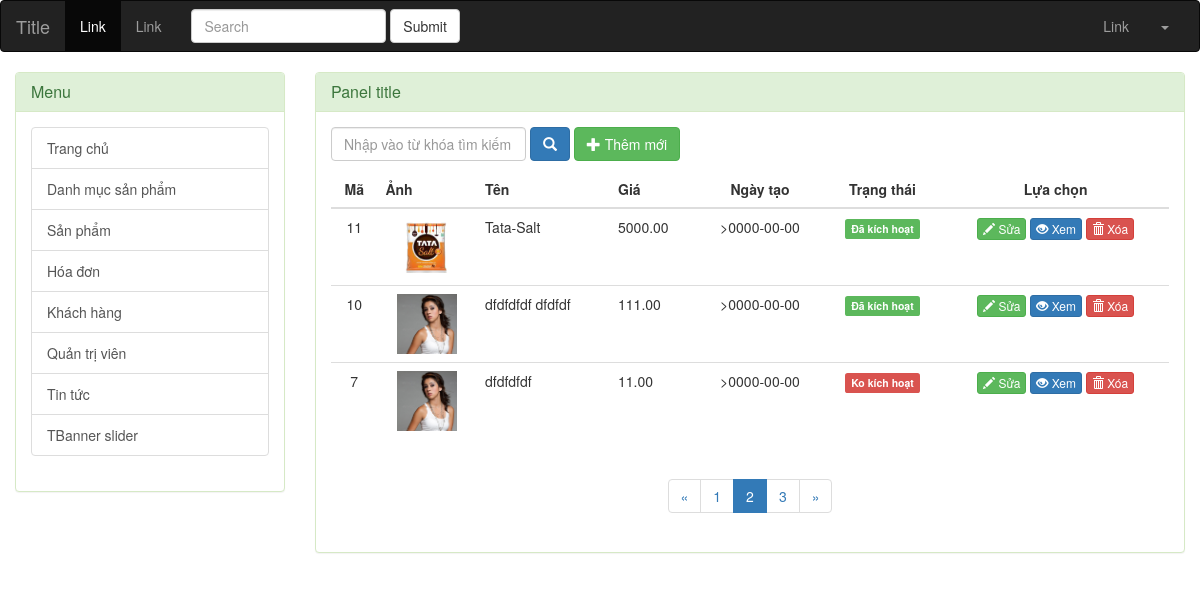
/admin/index.php?controller=san-pham&trang=2, run on the app's committed database.
### tables this page shows
CREATE TABLE `san_pham` (
  `Ma_sp` int(11) NOT NULL,
  `Ten_sp` varchar(255) NOT NULL,
  `Ma_dm` int(11) NOT NULL,
  `Anh_ap` varchar(255) DEFAULT NULL,
  `Mo_ta` text,
  `Gia_sp` decimal(10,2) DEFAULT NULL,
  `Gia_km` decimal(10,2) DEFAULT NULL,
  `Ngay_tao` date DEFAULT NULL,
  `Trang_thai` smallint(1) DEFAULT '1'
);

### admin/modules/san-pham/danh-sach.php (the view, shortened to what this page needs)
<?php
$ketqua1 = mysqli_query($conn,"SELECT * FROM san_pham");
$tong_so_dong = mysqli_num_rows($ketqua1);
$so_dong_tren_trang = 3;
$so_trang = ceil($tong_so_dong/$so_dong_tren_trang);
$trang_hien_tai = !empty($_GET['trang']) ? $_GET['trang'] : 1;
$bat_dau = ($trang_hien_tai - 1) * $so_dong_tren_trang;
$ketqua = mysqli_query($conn,"SELECT * FROM san_pham Order By Ma_sp DESC LIMIT $bat_dau,$so_dong_tren_trang");
?>
<div class="producs">
	<div class="panel panel-success">
		<div class="panel-heading">
			<h3 class="panel-title">Panel title</h3>
		</div>
		<div class="panel-body">
		<form action="" method="POST" class="form-inline" role="form">
			<div class="form-group">
				<input type="text" class="form-control" name="tu_khoa" placeholder="Nhập vào từ khóa tìm kiếm">
			</div>
			<button type="submit" class="btn btn-primary"><span class="glyphicon glyphicon-search"></span></button>
			<a href="index.php?controller=san-pham&view=them-moi" class="btn btn-success">
			<span class="glyphicon glyphicon-plus"></span>
			Thêm mới</a>
		</form>
			<table class="table">
				<thead>
					<tr>
						<th style="text-align:center">Mã</th>
						<th>Ảnh</th>
						<th>Tên</th>
						<th>Giá</th>
						<th style="text-align:center">Ngày tạo</th>
						<th style="text-align:center">Trạng thái</th>
						<th style="text-align:center">Lựa chọn</th>
					</tr>
				</thead>
				<tbody>
				<?php while ($dong = mysqli_fetch_assoc($ketqua)) { ?>
					<tr>
						<td style="text-align:center">
							<?php echo $dong['Ma_sp']; ?>
						</td>
						<td style="text-align:center">
							<img src="../uploads/<?php echo $dong['Anh_ap']; ?>" width="60">
						</td>
						<td><?php echo $dong['Ten_sp']; ?></td>
						<td><?php echo $dong['Gia_sp']; ?></td>
						<td style="text-align:center">
							><?php echo $dong['Ngay_tao']; ?>
						</td>
						<td style="text-align:center">
							<?php if ($dong['Trang_thai'] == 1) { ?>
								<label class="label label-success">Đã kích hoạt</label>
							<?php }else{ ?>
								<label class="label label-danger">Ko kích hoạt</label>
						<?php } ?>
						</td>
						<td style="text-align:center">
							<a href="index.php?controller=san-pham&view=chinh-sua&Ma_sp=<?php echo $dong['Ma_sp']; ?>" class="btn btn-xs btn-success">
								<span class="glyphicon glyphicon-pencil"></span> Sửa
							</a>
							<a href="#" class="btn btn-xs btn-primary">
								<span class="glyphicon glyphicon-eye-open"></span> Xem
							</a>
							<a href="index.php?controller=san-pham&view=delete&Ma_sp=<?php echo $dong['Ma_sp']; ?>" class="btn btn-xs btn-danger">
								<span class="glyphicon glyphicon-trash"></span> Xóa
							</a>
						</td>
					</tr>
				<?php } ?>
				</tbody>
			</table>
<?php
$lui = $trang_hien_tai > 1 ? $trang_hien_tai - 1:1;
$tien = $trang_hien_tai < $so_trang ? $trang_hien_tai + 1 : $trang_hien_tai;
?>
			<div class="text-center">
				<ul class="pagination">
				<li><a href="index.php?controller=san-pham&trang=<?php echo $lui;?>">&laquo;</a></li>
				<?php for($i = 1; $i<=$so_trang;$i++) :
				$active = $trang_hien_tai == $i ? 'active' : '';
				?>
					<li class="<?php echo $active; ?>"><a href="index.php?controller=san-pham&trang=<?php echo $i ?>"><?php echo $i ?></a></li>
				<?php endfor; ?>
					<li><a href="index.php?controller=san-pham&trang=<?php echo $tien; ?>">&raquo;</a></li>
				</ul>
			</div>
		</div>
	</div>
</div>

### data on the page
san_pham: Ma_sp "11", Anh_ap (picture), Ten_sp "Tata-Salt", Gia_sp "5000.00", Ngay_tao "0000-00-00", Trang_thai "Đã kích hoạt"
san_pham: Ma_sp "10", Anh_ap (picture), Ten_sp "dfdfdfdf dfdfdf", Gia_sp "111.00", Ngay_tao "0000-00-00", Trang_thai "Đã kích hoạt"
san_pham: Ma_sp "7", Anh_ap (picture), Ten_sp "dfdfdfdf", Gia_sp "11.00", Ngay_tao "0000-00-00", Trang_thai "Ko kích hoạt"
